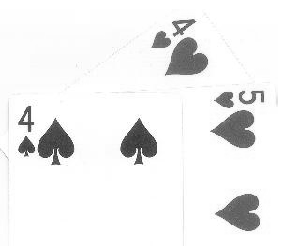
#> input picture image1.pgm, 288 x 250 px, found by its file name
$ python CollierT_Assignment1_atom.py
#> lines starting #> are read from the running program, lines starting #| are printed output that depends on the picture; after the words box and inside, x2 and y2 are one past the last pixel; in counts of white or black regions, pixels touching at a corner belong together
import cv2 as cv
import numpy as np
from matplotlib import pyplot as plt

#Give me the name of the image file
path1 = '/home/tdreilloc/Documents/CS463/assignments/'
name = input("What's up, name of your image?")
#> the answer given: image1.pgm
#Append image name to rest of file path for ease of user inputs
path2 = path1 + name
#Show the image
img = cv.imread(path2, 0)
#> img is the input picture: shape (250, 288); min 23, max 255, mean 239.9

#Threshold to make binary image
ret,thresh1 = cv.threshold(img,127,255,cv.THRESH_BINARY)
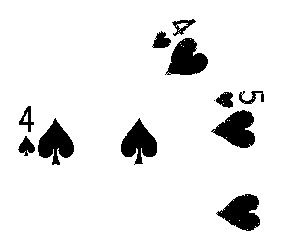
#> thresh1: shape (250, 288); 91.8% white; 12 black regions (1 under 20 px), largest, box (x1, y1, x2, y2) and area: (211, 110, 255, 148) 1012, (165, 38, 208, 75) 1011, (216, 194, 260, 231) 1002
titles = ['original', 'binary']
images = [img, thresh1]
for i in range(2):
    plt.subplot(2,3,i+1),plt.imshow(images[i], 'gray')
    plt.title(titles[i])
    plt.xticks([]),plt.yticks([])
plt.show()
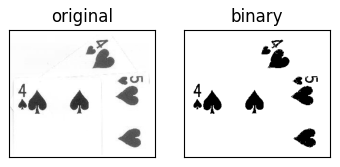
#> figure drawn by matplotlib, 2 panels

$ run again, on image4.pgm
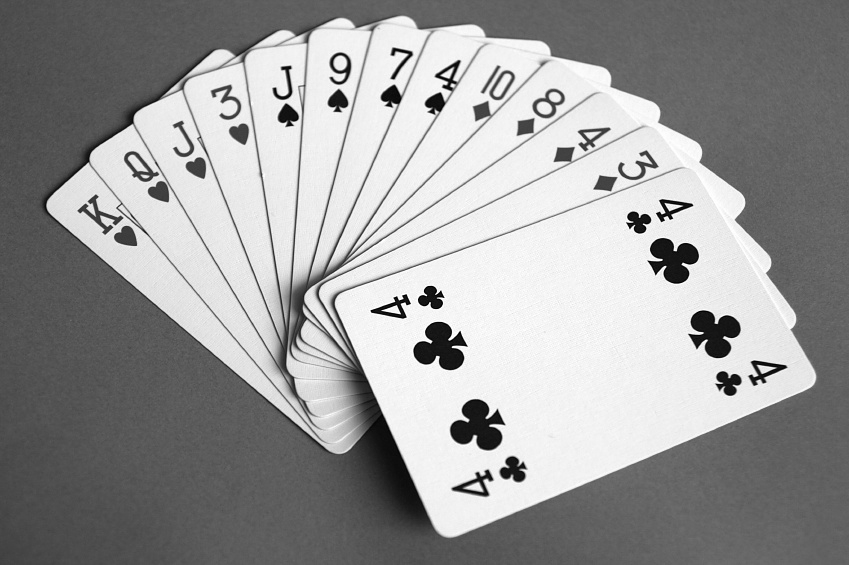
#> input picture image4.pgm, 849 x 565 px, found by its file name
#> img is the input picture: shape (565, 849); min 0, max 255, mean 154.6
#> `ret,thresh1 = cv.threshold(img,127,255,cv.THRESH_BINARY)`:
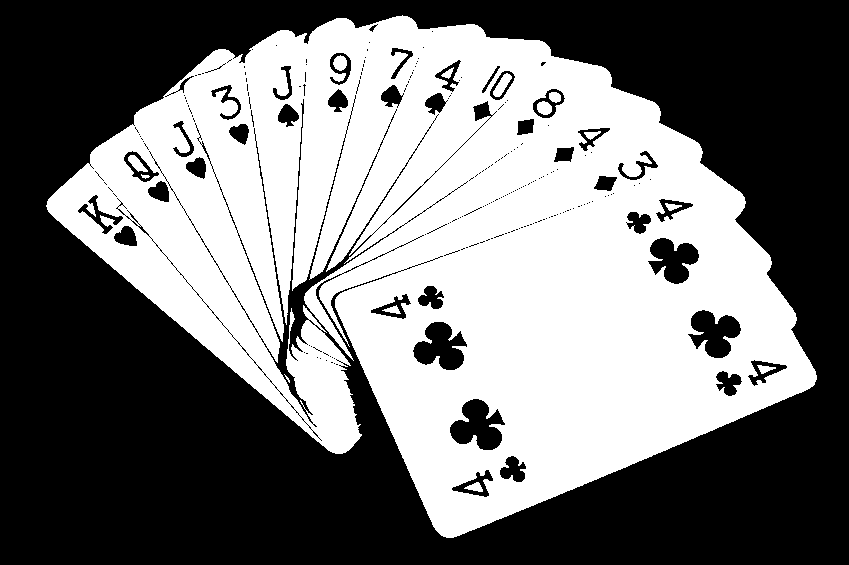
#> thresh1: shape (565, 849); 46.3% white; 14 white regions (1 under 20 px), largest, box (x1, y1, x2, y2) and area: (46, 15, 817, 538) 220719, (493, 73, 512, 97) 218, (128, 155, 148, 172) 170
#> `plt.show()`:
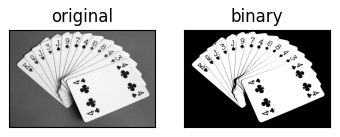
#> figure drawn by matplotlib, 2 panels

$ run again, on image5.pgm
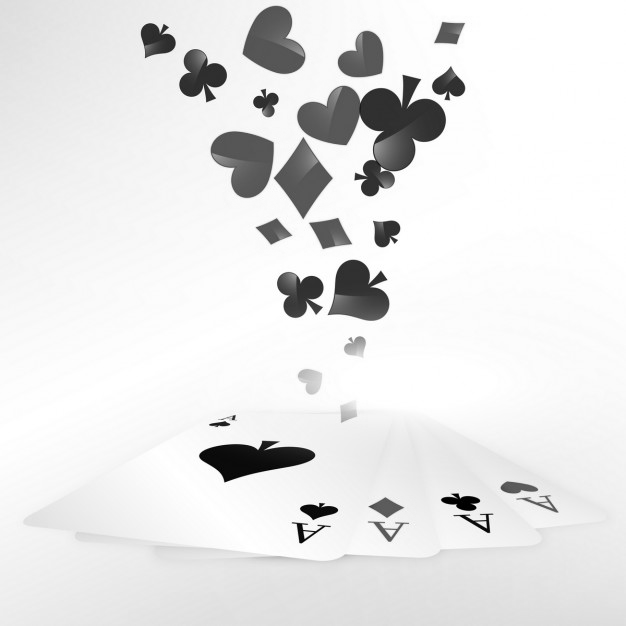
#> input picture image5.pgm, 626 x 626 px, found by its file name
#> img is the input picture: shape (626, 626); min 0, max 255, mean 230.5
#> `ret,thresh1 = cv.threshold(img,127,255,cv.THRESH_BINARY)`:
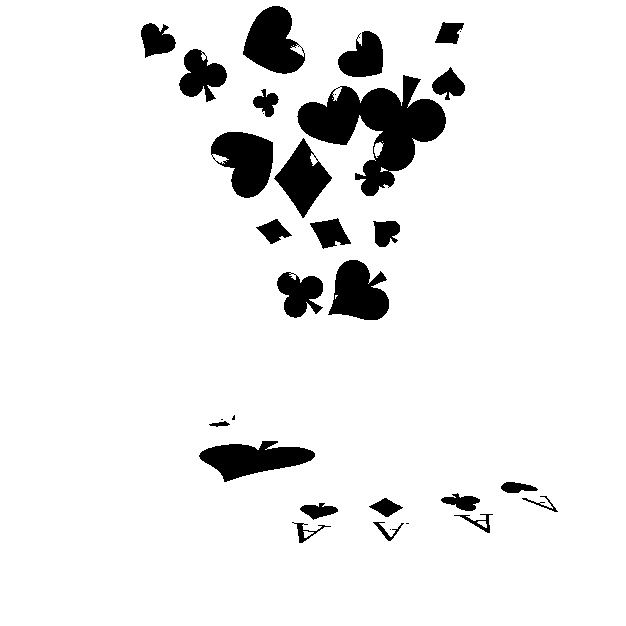
#> thresh1: shape (626, 626); 92.1% white; 32 black regions (7 under 20 px), largest, box (x1, y1, x2, y2) and area: (297, 75, 446, 196) 7889, (211, 132, 273, 198) 2789, (243, 6, 305, 74) 2731
#> `plt.show()`:
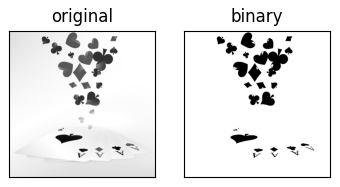
#> figure drawn by matplotlib, 2 panels
